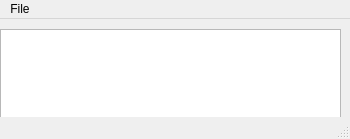
<?xml version="1.0" encoding="UTF-8"?>
<ui version="4.0">
 <class>MainWindow</class>
 <widget class="QMainWindow" name="MainWindow">
  <property name="geometry">
   <rect>
    <x>0</x>
    <y>0</y>
    <width>350</width>
    <height>139</height>
   </rect>
  </property>
  <property name="windowTitle">
   <string>MainWindow</string>
  </property>
  <widget class="QWidget" name="centralwidget">
   <widget class="QTextEdit" name="textEdit">
    <property name="geometry">
     <rect>
      <x>0</x>
      <y>10</y>
      <width>341</width>
      <height>101</height>
     </rect>
    </property>
   </widget>
  </widget>
  <widget class="QMenuBar" name="menubar">
   <property name="geometry">
    <rect>
     <x>0</x>
     <y>0</y>
     <width>350</width>
     <height>17</height>
    </rect>
   </property>
   <widget class="QMenu" name="menuFile">
    <property name="title">
     <string>File</string>
    </property>
    <addaction name="actionNew"/>
    <addaction name="actionOpen"/>
    <addaction name="actionSave"/>
    <addaction name="actionSave_As"/>
    <addaction name="actionExit"/>
   </widget>
   <addaction name="menuFile"/>
  </widget>
  <widget class="QStatusBar" name="statusbar"/>
  <action name="actionNew">
   <property name="text">
    <string>New</string>
   </property>
  </action>
  <action name="actionOpen">
   <property name="text">
    <string>Open</string>
   </property>
  </action>
  <action name="actionSave">
   <property name="text">
    <string>Save</string>
   </property>
  </action>
  <action name="actionSave_As">
   <property name="text">
    <string>Save As</string>
   </property>
  </action>
  <action name="actionExit">
   <property name="text">
    <string>Exit</string>
   </property>
  </action>
 </widget>
 <resources/>
 <connections/>
</ui>
